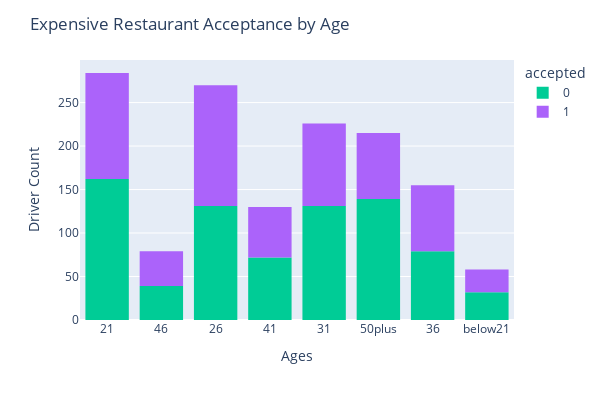

Notebook source saved alongside this figure:
### Markdown cell above
# Expensive Restaurant Coupons

### Code cell
fig_mt20_ages = px.histogram(mt20, x=mt20['age'], color='accepted', color_discrete_map={'1':'purple', '0':'green'})
fig_mt20_ages.update_layout(title='Expensive Restaurant Acceptance by Age', 
                            xaxis_title='Ages', 
                            yaxis_title='Driver Count',
                            height=400,
                            width=600)
fig_mt20_ages.show()

### Figure 1 — Plotly figure (JSON) as saved in the notebook; plotly's stock layout.template omitted (floating-point values rounded to 4 significant figures; data arrays with more than 128 entries replaced by an {"elided": "..."} marker saying what was removed)
{"data": [{"alignmentgroup": "True", "bingroup": "x", "hovertemplate": "accepted=0<br>age=%{x}<br>count=%{y}<extra></extra>", "legendgroup": "0", "marker": {"color": "#00cc96", "pattern": {"shape": ""}}, "name": "0", "offsetgroup": "0", "orientation": "v", "showlegend": true, "type": "histogram", "x": {"elided": "785 str values"}, "xaxis": "x", "yaxis": "y"}, {"alignmentgroup": "True", "bingroup": "x", "hovertemplate": "accepted=1<br>age=%{x}<br>count=%{y}<extra></extra>", "legendgroup": "1", "marker": {"color": "#ab63fa", "pattern": {"shape": ""}}, "name": "1", "offsetgroup": "1", "orientation": "v", "showlegend": true, "type": "histogram", "x": {"elided": "632 str values"}, "xaxis": "x", "yaxis": "y"}], "layout": {"barmode": "relative", "height": 400, "legend": {"title": {"text": "accepted"}, "tracegroupgap": 0}, "margin": {"t": 60}, "title": {"text": "Expensive Restaurant Acceptance by Age"}, "width": 600, "xaxis": {"anchor": "y", "domain": [0, 1], "title": {"text": "Ages"}}, "yaxis": {"anchor": "x", "domain": [0, 1], "title": {"text": "Driver Count"}}}}
